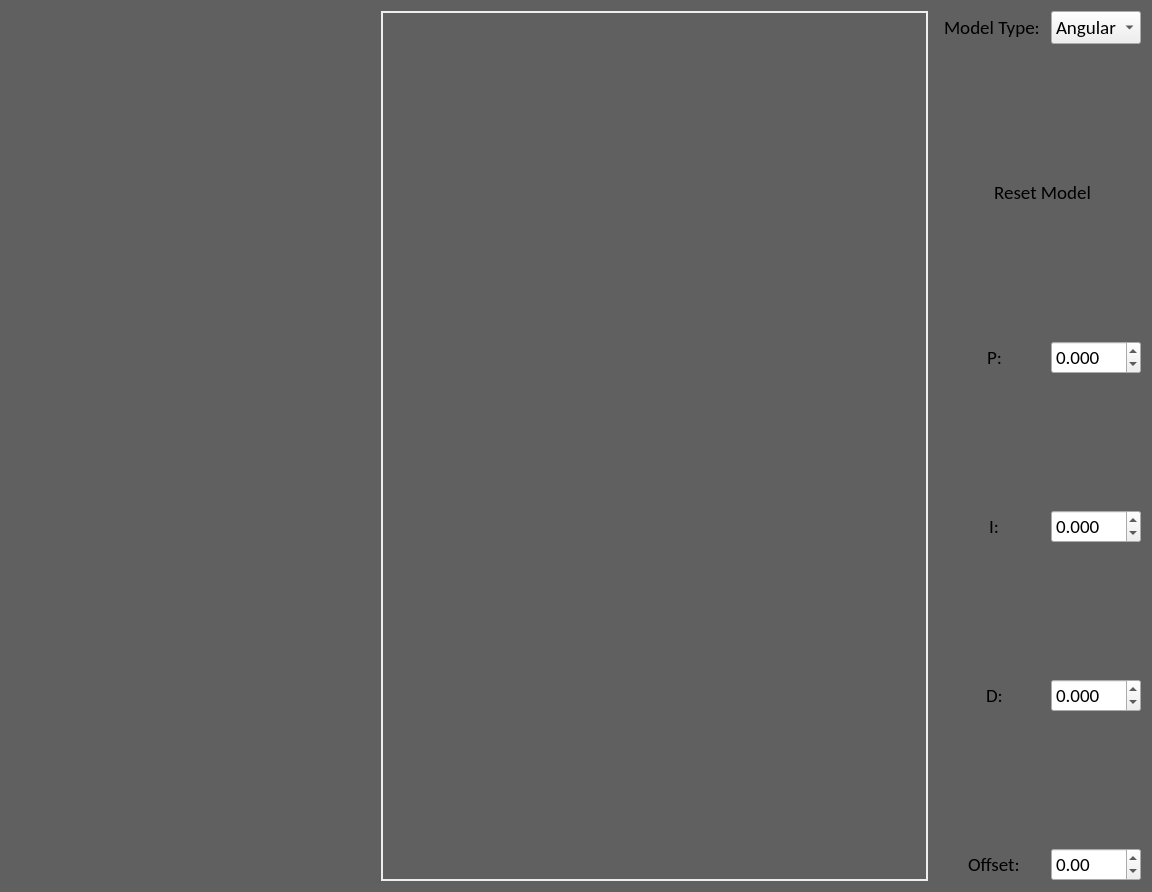
<?xml version="1.0" encoding="UTF-8"?>
<ui version="4.0">
 <class>MainWindow</class>
 <widget class="QMainWindow" name="MainWindow">
  <property name="geometry">
   <rect>
    <x>0</x>
    <y>0</y>
    <width>1152</width>
    <height>892</height>
   </rect>
  </property>
  <property name="windowTitle">
   <string>MainWindow</string>
  </property>
  <property name="styleSheet">
   <string notr="true">QMainWindow#MainWindow {
    background: #606060
}

QPushButton {
    border: none;
    padding: 0.25em;
    background-color: qlineargradient(x1: 0, y1: 0, x2: 0, y2: 1,
                                      stop: 0 #0055ff, stop: 1 #0040e1);
}

QPushButton:pressed {
    background-color: qlineargradient(x1: 0, y1: 0, x2: 0, y2: 1,
                                      stop: 0 #2075ff, stop: 1 #2620ff);
}
</string>
  </property>
  <widget class="QWidget" name="centralWidget">
   <property name="styleSheet">
    <string notr="true">QWidget#centralWidget {
    background: #606060
}</string>
   </property>
   <layout class="QGridLayout" name="gridLayout">
    <item row="0" column="0">
     <layout class="QHBoxLayout" name="horizontalLayout" stretch="6,9,2">
      <item>
       <layout class="QVBoxLayout" name="plotLayout" stretch="1,1">
        <item>
         <widget class="QwtPlot" name="inputPlot">
          <property name="canvasBackground" stdset="0">
           <brush brushstyle="SolidPattern">
            <color alpha="255">
             <red>255</red>
             <green>255</green>
             <blue>255</blue>
            </color>
           </brush>
          </property>
         </widget>
        </item>
        <item>
         <widget class="QwtPlot" name="outputPlot">
          <property name="canvasBackground" stdset="0">
           <brush brushstyle="SolidPattern">
            <color alpha="255">
             <red>255</red>
             <green>255</green>
             <blue>255</blue>
            </color>
           </brush>
          </property>
         </widget>
        </item>
       </layout>
      </item>
      <item>
       <widget class="QStackedWidget" name="modelStackWidget">
        <property name="autoFillBackground">
         <bool>false</bool>
        </property>
        <property name="styleSheet">
         <string notr="true">QStackedWidget#modelStackWidget {
    margin: 2.5em;
}</string>
        </property>
        <property name="currentIndex">
         <number>0</number>
        </property>
        <widget class="QWidget" name="angularSimPage">
         <property name="styleSheet">
          <string notr="true">QWidget#angularSimPage {
    border: 2px solid #EEEEEE;
}</string>
         </property>
         <layout class="QGridLayout" name="gridLayout_3">
          <property name="leftMargin">
           <number>2</number>
          </property>
          <property name="topMargin">
           <number>2</number>
          </property>
          <property name="rightMargin">
           <number>2</number>
          </property>
          <property name="bottomMargin">
           <number>2</number>
          </property>
          <property name="spacing">
           <number>0</number>
          </property>
          <item row="0" column="0">
           <widget class="AngularSim" name="angularSim" native="true"/>
          </item>
         </layout>
        </widget>
        <widget class="QWidget" name="linearSimPage">
         <property name="styleSheet">
          <string notr="true">QWidget#linearSimPage {
    border: 2px solid #EEEEEE;
}</string>
         </property>
         <layout class="QGridLayout" name="gridLayout_2">
          <property name="leftMargin">
           <number>2</number>
          </property>
          <property name="topMargin">
           <number>2</number>
          </property>
          <property name="rightMargin">
           <number>2</number>
          </property>
          <property name="bottomMargin">
           <number>2</number>
          </property>
          <property name="spacing">
           <number>0</number>
          </property>
          <item row="0" column="0">
           <widget class="LinearSim" name="linearSim" native="true"/>
          </item>
         </layout>
        </widget>
       </widget>
      </item>
      <item>
       <layout class="QFormLayout" name="modelFormLayout">
        <property name="labelAlignment">
         <set>Qt::AlignCenter</set>
        </property>
        <property name="formAlignment">
         <set>Qt::AlignLeading|Qt::AlignLeft|Qt::AlignVCenter</set>
        </property>
        <property name="leftMargin">
         <number>10</number>
        </property>
        <item row="4" column="0">
         <widget class="QLabel" name="pLabel">
          <property name="font">
           <font>
            <family>Calibri</family>
            <pointsize>14</pointsize>
           </font>
          </property>
          <property name="text">
           <string>P:</string>
          </property>
         </widget>
        </item>
        <item row="4" column="1">
         <widget class="QDoubleSpinBox" name="pSpinBox">
          <property name="font">
           <font>
            <family>Calibri</family>
            <pointsize>14</pointsize>
           </font>
          </property>
          <property name="alignment">
           <set>Qt::AlignLeading|Qt::AlignLeft|Qt::AlignVCenter</set>
          </property>
          <property name="decimals">
           <number>3</number>
          </property>
          <property name="minimum">
           <double>-99.998999999999995</double>
          </property>
          <property name="maximum">
           <double>99.998999999999995</double>
          </property>
          <property name="singleStep">
           <double>1.000000000000000</double>
          </property>
         </widget>
        </item>
        <item row="5" column="1">
         <spacer name="verticalSpacer">
          <property name="orientation">
           <enum>Qt::Vertical</enum>
          </property>
          <property name="sizeHint" stdset="0">
           <size>
            <width>20</width>
            <height>40</height>
           </size>
          </property>
         </spacer>
        </item>
        <item row="7" column="0">
         <widget class="QLabel" name="iLabel">
          <property name="font">
           <font>
            <family>Calibri</family>
            <pointsize>14</pointsize>
            <weight>50</weight>
            <bold>false</bold>
           </font>
          </property>
          <property name="text">
           <string>I:</string>
          </property>
         </widget>
        </item>
        <item row="7" column="1">
         <widget class="QDoubleSpinBox" name="iSpinBox">
          <property name="font">
           <font>
            <family>Calibri</family>
            <pointsize>14</pointsize>
           </font>
          </property>
          <property name="decimals">
           <number>3</number>
          </property>
          <property name="minimum">
           <double>-99.998999999999995</double>
          </property>
          <property name="maximum">
           <double>99.998999999999995</double>
          </property>
          <property name="singleStep">
           <double>1.000000000000000</double>
          </property>
         </widget>
        </item>
        <item row="8" column="1">
         <spacer name="verticalSpacer_2">
          <property name="orientation">
           <enum>Qt::Vertical</enum>
          </property>
          <property name="sizeHint" stdset="0">
           <size>
            <width>20</width>
            <height>40</height>
           </size>
          </property>
         </spacer>
        </item>
        <item row="9" column="0">
         <widget class="QLabel" name="dLabel">
          <property name="font">
           <font>
            <family>Calibri</family>
            <pointsize>14</pointsize>
            <weight>50</weight>
            <bold>false</bold>
           </font>
          </property>
          <property name="text">
           <string>D:</string>
          </property>
         </widget>
        </item>
        <item row="9" column="1">
         <widget class="QDoubleSpinBox" name="dSpinBox">
          <property name="font">
           <font>
            <family>Calibri</family>
            <pointsize>14</pointsize>
           </font>
          </property>
          <property name="decimals">
           <number>3</number>
          </property>
          <property name="minimum">
           <double>-99.998999999999995</double>
          </property>
          <property name="maximum">
           <double>99.998999999999995</double>
          </property>
          <property name="singleStep">
           <double>1.000000000000000</double>
          </property>
         </widget>
        </item>
        <item row="10" column="1">
         <spacer name="verticalSpacer_3">
          <property name="orientation">
           <enum>Qt::Vertical</enum>
          </property>
          <property name="sizeHint" stdset="0">
           <size>
            <width>20</width>
            <height>40</height>
           </size>
          </property>
         </spacer>
        </item>
        <item row="11" column="0">
         <widget class="QLabel" name="offsetLabel">
          <property name="font">
           <font>
            <family>Calibri</family>
            <pointsize>14</pointsize>
           </font>
          </property>
          <property name="text">
           <string>Offset:</string>
          </property>
         </widget>
        </item>
        <item row="11" column="1">
         <widget class="QDoubleSpinBox" name="offsetSpinBox">
          <property name="font">
           <font>
            <family>Calibri</family>
            <pointsize>14</pointsize>
           </font>
          </property>
          <property name="minimum">
           <double>-99.000000000000000</double>
          </property>
          <property name="value">
           <double>0.000000000000000</double>
          </property>
         </widget>
        </item>
        <item row="0" column="1">
         <widget class="QComboBox" name="modelComboBox">
          <property name="font">
           <font>
            <family>Calibri</family>
            <pointsize>14</pointsize>
           </font>
          </property>
          <item>
           <property name="text">
            <string>Angular</string>
           </property>
          </item>
          <item>
           <property name="text">
            <string>Linear</string>
           </property>
          </item>
         </widget>
        </item>
        <item row="0" column="0">
         <widget class="QLabel" name="modelComboLabel">
          <property name="font">
           <font>
            <family>Calibri</family>
            <pointsize>14</pointsize>
           </font>
          </property>
          <property name="text">
           <string>Model Type: </string>
          </property>
         </widget>
        </item>
        <item row="1" column="1">
         <spacer name="verticalSpacer_4">
          <property name="orientation">
           <enum>Qt::Vertical</enum>
          </property>
          <property name="sizeHint" stdset="0">
           <size>
            <width>20</width>
            <height>40</height>
           </size>
          </property>
         </spacer>
        </item>
        <item row="3" column="1">
         <spacer name="verticalSpacer_5">
          <property name="orientation">
           <enum>Qt::Vertical</enum>
          </property>
          <property name="sizeHint" stdset="0">
           <size>
            <width>20</width>
            <height>40</height>
           </size>
          </property>
         </spacer>
        </item>
        <item row="2" column="0" colspan="2">
         <widget class="QPushButton" name="resetButton">
          <property name="font">
           <font>
            <family>Calibri</family>
            <pointsize>14</pointsize>
           </font>
          </property>
          <property name="text">
           <string>Reset Model</string>
          </property>
          <property name="autoDefault">
           <bool>false</bool>
          </property>
          <property name="flat">
           <bool>false</bool>
          </property>
         </widget>
        </item>
       </layout>
      </item>
     </layout>
    </item>
   </layout>
  </widget>
 </widget>
 <layoutdefault spacing="6" margin="11"/>
 <customwidgets>
  <customwidget>
   <class>QwtPlot</class>
   <extends>QFrame</extends>
   <header>qwt_plot.h</header>
   <container>1</container>
  </customwidget>
  <customwidget>
   <class>LinearSim</class>
   <extends>QWidget</extends>
   <header>linearsim.h</header>
   <container>1</container>
  </customwidget>
  <customwidget>
   <class>AngularSim</class>
   <extends>QWidget</extends>
   <header>angularsim.h</header>
   <container>1</container>
  </customwidget>
 </customwidgets>
 <resources/>
 <connections/>
</ui>
